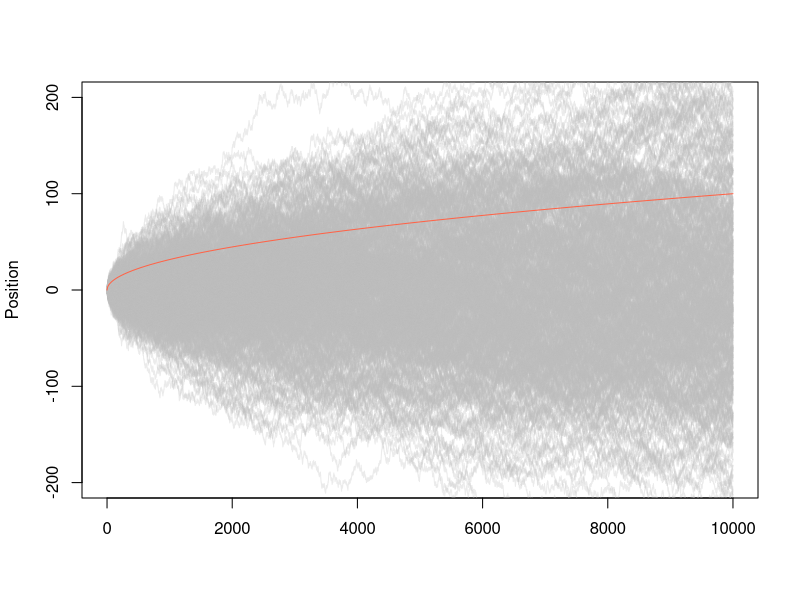

The R script that drew this image: (Note: this script raises an error after producing the figure.)

# Random Walk

library(scales)
steps <- 10000
rw <- sample(c(-1, 1), 10000, replace = TRUE)
plot(c(1, 1), type = "n", xlim = c(0, steps), ylim = c(-200, 200), xlab = "", ylab = "Position")
it <- 500
for(i in 1:it) {
  rw <- sample(c(-1, 1), 10000, replace = TRUE)
  lines(cumsum(rw), type = "l", col = alpha("gray", .3))
}

lines(seq(0, 10000, 10), sqrt(seq(0, 10000, 10)), col = "tomato")


# Markov Chain
Tmat <- matrix(c(.8, .6, .2, .4), ncol = 2)
mu <- c(.2, .8)
mu %*% Tmat

library(expm)
mu %*% (Tmat %^% 40000)


# Gobbledepoetry

p <- c(8.167, 1.492, 2.782, 4.253, 12.702, 2.228, 2.015, 6.094, 6.966, 0.153, 0.772,
4.025, 2.406, 6.749, 7.507, 1.929, 0.095, 5.987, 6.327, 9.056, 2.758, 0.978, 
2.360, 0.150, 1.974, 0.074)



v_ind <- c(1, 5, 9, 15, 21)
vowels <- letters[v_ind]
consonants <- letters[-v_ind]

nchar <- 50
Tmat <- matrix(c(.31, .31, .69, .69), nrow = 2)
X <- rep("v", 50)
X[1] <- sample(c("v", "c"), 1, prob = c(.31, .69))

for(i in 2:nchar){
  X[i] <- ifelse(X[i - 1] == "v",
                 sample(c("v", "c"), 1, prob = Tmat[1,]),
                 sample(c("v", "c"), 1, prob = Tmat[2,]))
}

paste(X, collapse = "")

Tmat <- matrix(c(.175, .526, .825, .474), nrow = 2)



if(X == "v") {
  Y <- sample(vowels, 1, prob = p[v_ind])
} else {
  Y <- sample(consonants, 1, prob = p[-v_ind])
}
